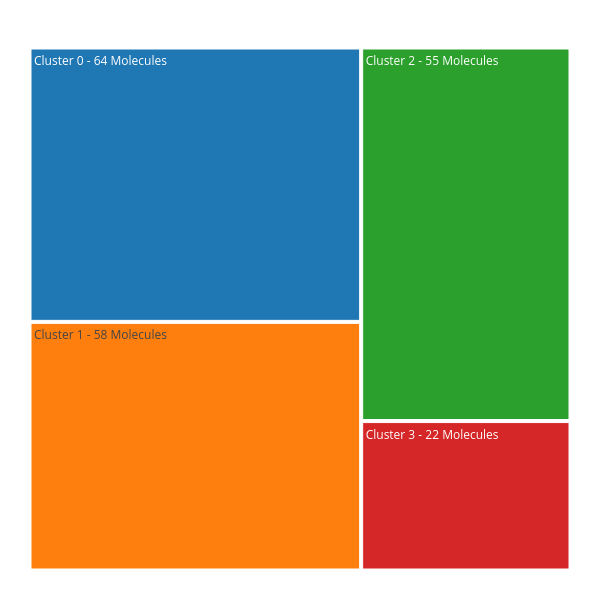

Notebook code cell kept with this figure:
### Code cell
fig = px.treemap(cut_hist_data, path=['values'], values='count', template='simple_white', height=600, width=600)
fig.update_layout(margin = dict(t=25, l=25, r=25, b=25))
fig.show()
fig.write_image(figures / f"20250114_generic_bm_cluster_histogram_fig2_treemap.png")
fig.write_image(figures / f"20250114_generic_bm_cluster_histogram_fig2_treemap.svg")

### Figure 1 — Plotly figure (JSON) as saved in the notebook; plotly's stock layout.template omitted (floating-point values rounded to 4 significant figures)
{"data": [{"branchvalues": "total", "domain": {"x": [0, 1], "y": [0, 1]}, "hovertemplate": "labels=%{label}<br>count=%{value}<br>parent=%{parent}<br>id=%{id}<extra></extra>", "ids": ["Cluster 3 - 22 Molecules", "Cluster 2 - 55 Molecules", "Cluster 1 - 58 Molecules", "Cluster 0 - 64 Molecules"], "labels": ["Cluster 3 - 22 Molecules", "Cluster 2 - 55 Molecules", "Cluster 1 - 58 Molecules", "Cluster 0 - 64 Molecules"], "name": "", "parents": ["", "", "", ""], "type": "treemap", "values": [22.0, 55.0, 58.0, 64.0]}], "layout": {"height": 600, "legend": {"tracegroupgap": 0}, "margin": {"b": 25, "l": 25, "r": 25, "t": 25}, "width": 600}}
